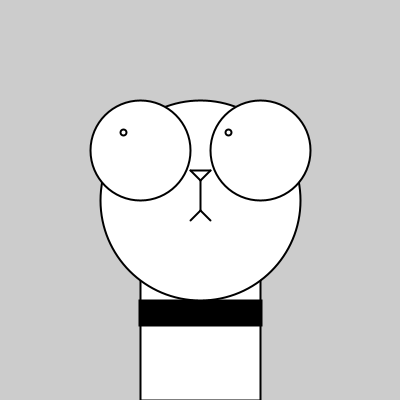
Frame 1 (no input)
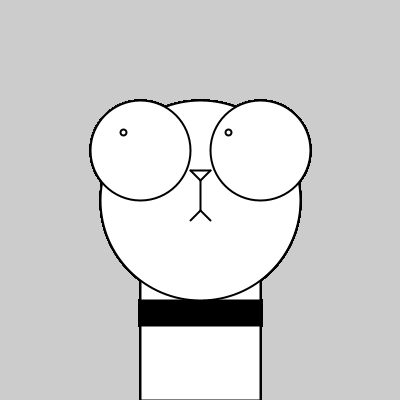
Frame 60 (the mouse pressed at the canvas centre just before this capture)
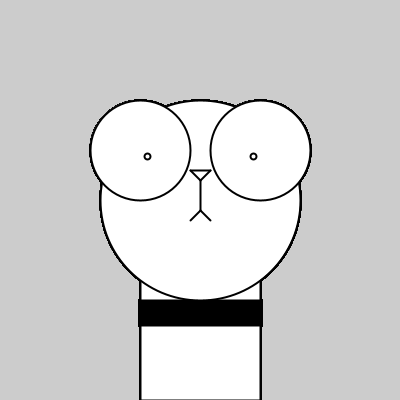
Frame 120 (the mouse held since frame 60 and released just before this capture)

The Processing sketch that drew these frames (run headless with seeded random() and noise(); from frame 60 on, the mouse is pressed at the canvas centre):

// Processing sketch: processing_142493
// ── processing_142493.pde

int x = mouseX;
int y = mouseX;


void setup() {
  size(400, 400);
  smooth();
  strokeWeight(2);
  background(204);
  ellipseMode(RADIUS);
}

 void draw() {
//body
rect(140, 230, 120, 170);

//color
fill(0);
rect(139, 300, 122, 25);

//head
fill(255);
ellipse(200, 200, 100, 100);
ellipse(140, 150, 50, 50);
ellipse(260, 150, 50, 50);
//eyeballs

//ellipse(mouseX, mouseY, 3, 3);
//line( 140, 150, mouseX, mouseY );
ellipse(140 + (mouseX-140)/8, 150 + (mouseY-150)/8, 3, 3);
ellipse(260 + (mouseX-260)/8, 150 + (mouseY-150)/8, 3, 3);

//nose
line(200, 180, 190, 170);
line(190, 170, 210, 170);
line(210, 170, 200, 180);
line(200, 180, 200, 210);
line(200, 210, 190, 220);
line(200, 210, 210, 220);
}
